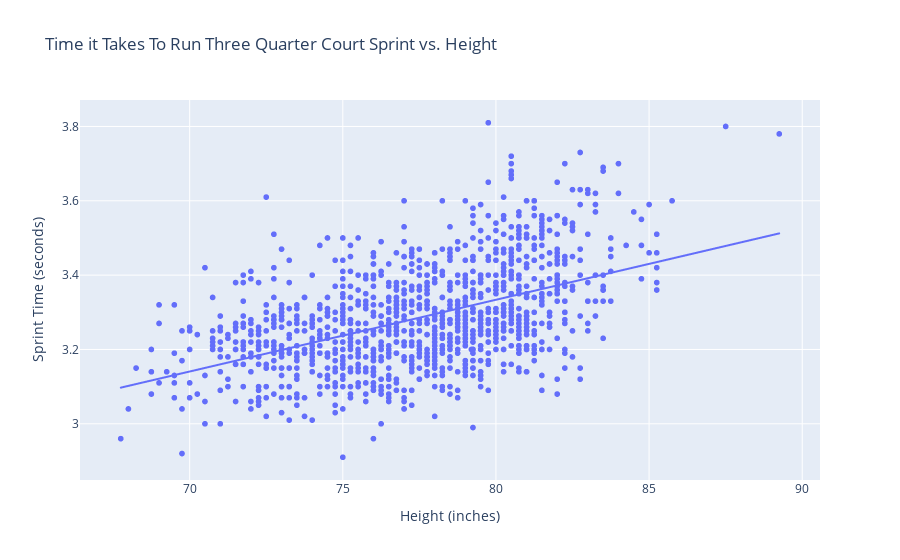

Write notebook code for a chart like this one.
### Markdown cell above
#### Let's look at the correlation between speed and height

### Code cell
draft_combine['Height (inches)'] = draft_combine['heightWOShoesInches']
draft_combine['Sprint Time (seconds)'] = draft_combine['timeThreeQuarterCourtSprint']

# create a scatter plot of height vs. sprint time
px.scatter(draft_combine.sort_values('heightWOShoesInches'),x='Height (inches)', y='Sprint Time (seconds)', title ='Time it Takes To Run Three Quarter Court Sprint vs. Height', trendline = "ols")

### Figure 1 — Plotly figure (JSON) as saved in the notebook; plotly's stock layout.template omitted (floating-point values rounded to 4 significant figures; data arrays with more than 128 entries replaced by an {"elided": "..."} marker saying what was removed)
{"data": [{"hovertemplate": "Height (inches)=%{x}<br>Sprint Time (seconds)=%{y}<extra></extra>", "legendgroup": "", "marker": {"color": "#636efa", "symbol": "circle"}, "mode": "markers", "name": "", "showlegend": false, "type": "scattergl", "x": {"elided": "1395 float values"}, "xaxis": "x", "y": {"elided": "1395 float values"}, "yaxis": "y"}, {"hovertemplate": "<b>OLS trendline</b><br>Sprint Time (seconds) = 0.0193044 * Height (inches) + 1.78937<br>R<sup>2</sup>=0.241057<br><br>Height (inches)=%{x}<br>Sprint Time (seconds)=%{y} <b>(trend)</b><extra></extra>", "legendgroup": "", "marker": {"color": "#636efa", "symbol": "circle"}, "mode": "lines", "name": "", "showlegend": false, "type": "scattergl", "x": {"elided": "1224 float values"}, "xaxis": "x", "y": {"elided": "1224 float values"}, "yaxis": "y"}], "layout": {"legend": {"tracegroupgap": 0}, "title": {"text": "Time it Takes To Run Three Quarter Court Sprint vs. Height"}, "xaxis": {"anchor": "y", "domain": [0, 1], "title": {"text": "Height (inches)"}}, "yaxis": {"anchor": "x", "domain": [0, 1], "title": {"text": "Sprint Time (seconds)"}}}}
